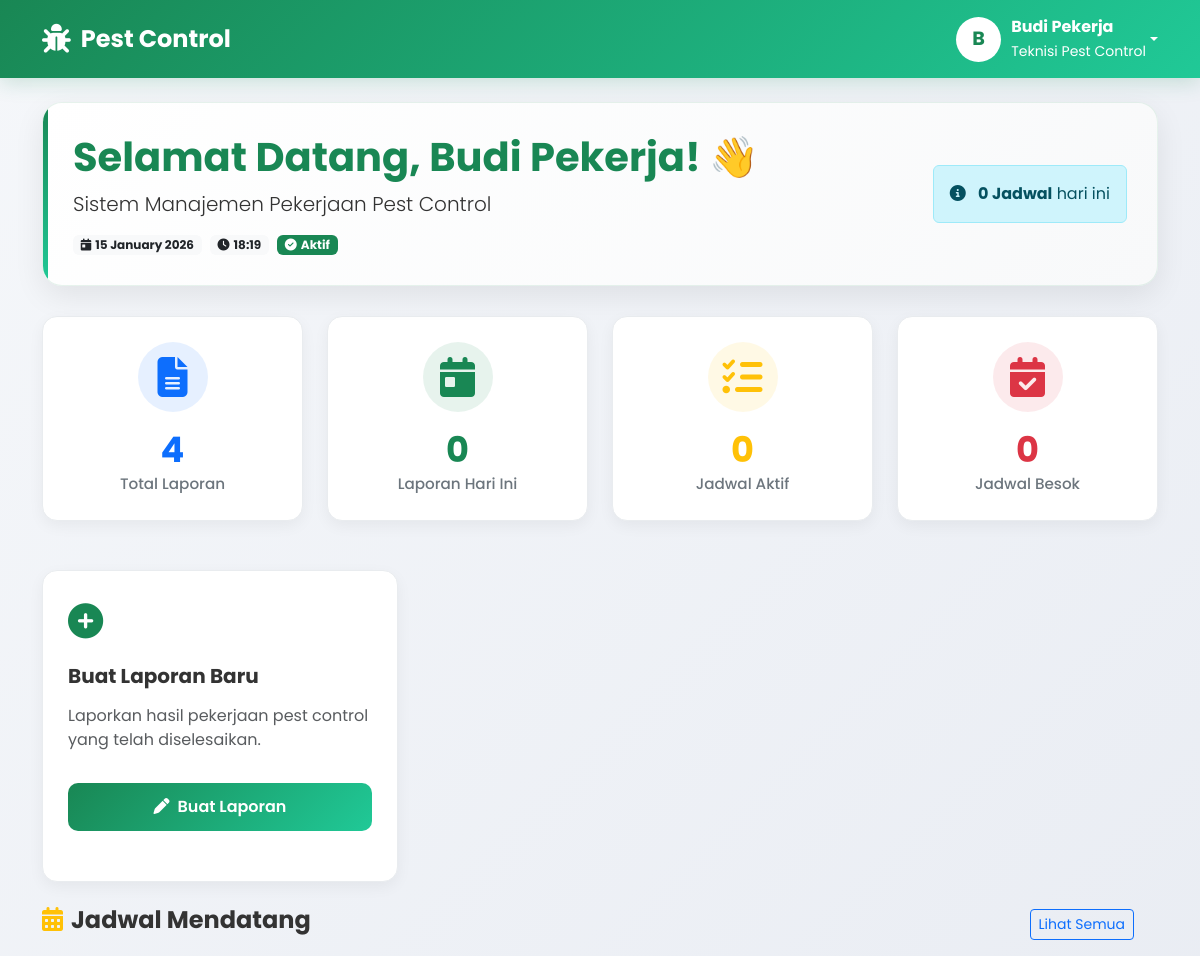
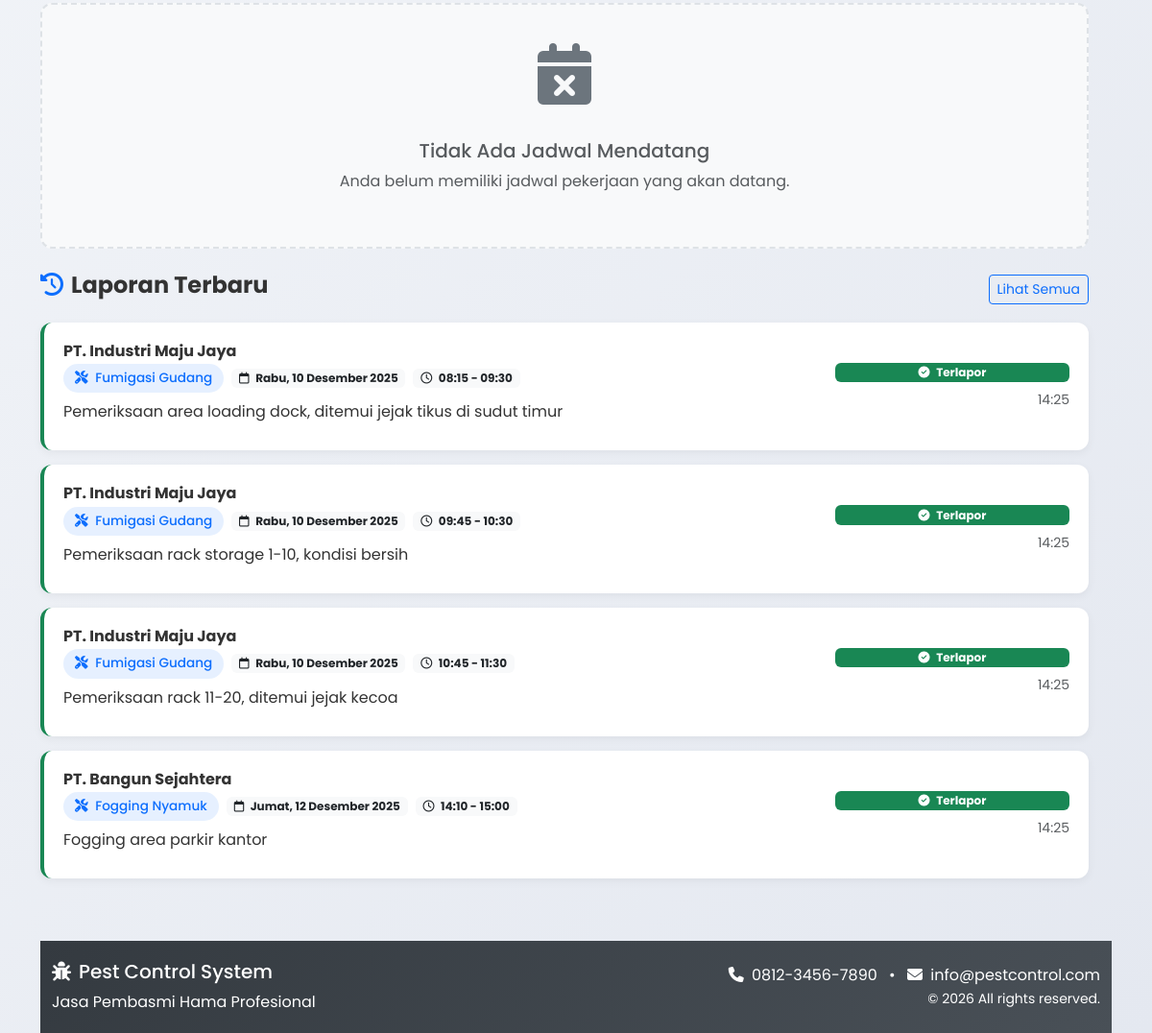
/user/dashboard.php (signed in), run on the app's committed database (2 pictures, top to bottom).
### tables this page shows
CREATE TABLE reports (
  id INT NOT NULL AUTO_INCREMENT,
  kode_laporan VARCHAR(50) UNIQUE,
  
   
  user_id INT NOT NULL,
  jadwal_id INT,
  customer_id INT,
  service_id INT,
  station_id INT DEFAULT NULL COMMENT 'Nomor station yang dilaporkan',
  station_nama VARCHAR(100) DEFAULT NULL COMMENT 'Nama station (jika ada)',
  nomor_kunjungan INT DEFAULT 1,
  
   
  keterangan TEXT NOT NULL,
  bahan_digunakan TEXT,
  hasil_pengamatan TEXT,
  rekomendasi TEXT,
  
   
  foto_bukti VARCHAR(255),
  foto_sebelum VARCHAR(255),
  foto_sesudah VARCHAR(255),
  
   
  tanggal_pelaporan DATE NOT NULL,
  jam_mulai TIME,
  jam_selesai TIME,
  
   
  rating_customer INT DEFAULT 5 CHECK (rating_customer BETWEEN 1 AND 5),
  
   
  created_at DATETIME DEFAULT CURRENT_TIMESTAMP,
  updated_at DATETIME DEFAULT CURRENT_TIMESTAMP ON UPDATE CURRENT_TIMESTAMP,
  
  PRIMARY KEY (id),
  
   
  INDEX idx_user (user_id),
  INDEX idx_tanggal (tanggal_pelaporan),
  INDEX idx_jadwal (jadwal_id),
  INDEX idx_customer (customer_id),
  INDEX idx_service (service_id),
  INDEX idx_nomor_kunjungan (nomor_kunjungan),
  INDEX idx_station (station_id, jadwal_id),
  INDEX idx_rating (rating_customer),
  
   
  UNIQUE KEY unique_jadwal_kunjungan (jadwal_id, nomor_kunjungan),
  UNIQUE KEY unique_jadwal_station (jadwal_id, station_id),
  
   
  FOREIGN KEY (user_id) REFERENCES users(id) ON DELETE CASCADE,
  FOREIGN KEY (jadwal_id) REFERENCES jadwal(id) ON DELETE SET NULL,
  FOREIGN KEY (customer_id) REFERENCES customers(id) ON DELETE SET NULL,
  FOREIGN KEY (service_id) REFERENCES services(id) ON DELETE SET NULL
);

CREATE TABLE services (
  id INT NOT NULL AUTO_INCREMENT,
  kode_service VARCHAR(20) UNIQUE,
  nama_service VARCHAR(150) NOT NULL UNIQUE,
  deskripsi TEXT,
  durasi_menit INT,
  harga DECIMAL(12,2),
  status ENUM('Aktif', 'Nonaktif') DEFAULT 'Aktif',
  created_at DATETIME DEFAULT CURRENT_TIMESTAMP,
  updated_at DATETIME DEFAULT CURRENT_TIMESTAMP ON UPDATE CURRENT_TIMESTAMP,
  PRIMARY KEY (id)
);

### user/dashboard.php (the view, shortened to what the rows shown need)
<?php
require_once '../includes/functions.php';
$pdo = getConnection();
$user_id = $_SESSION['user_id'];
$user_name = $_SESSION['nama'] ?? 'Pekerja';
try {
    $stmt = $pdo->prepare("
        SELECT
            r.*,
            -- Gunakan COALESCE untuk customer
            COALESCE(c1.nama_perusahaan, c2.nama_perusahaan) as nama_perusahaan,
            COALESCE(c1.nama_customer, c2.nama_customer) as nama_customer,
            COALESCE(c1.telepon, c2.telepon) as customer_telepon,
            s.nama_service,
            j.tanggal as jadwal_tanggal,
            j.jam as jadwal_jam
        FROM reports r
        -- LEFT JOIN customers dari reports
        LEFT JOIN customers c1 ON r.customer_id = c1.id
        -- JOIN jadwal
        LEFT JOIN jadwal j ON r.jadwal_id = j.id
        -- JOIN services melalui jadwal
        LEFT JOIN services s ON j.service_id = s.id
        -- LEFT JOIN customers alternatif dari jadwal
        LEFT JOIN customers c2 ON j.customer_id = c2.id
        WHERE r.user_id = ?
        ORDER BY r.created_at DESC
        LIMIT 5
    ");
    $stmt->execute([$user_id]);
    $recent_reports = $stmt->fetchAll(PDO::FETCH_ASSOC);
} catch (PDOException $e) {
    echo "";
    error_log("Dashboard error: " . $e->getMessage());
    $total_reports = $monthly_reports = $today_reports = $today_schedules = $tomorrow_schedules = $active_schedules = 0;
    $upcoming_schedules = $recent_reports = $monthly_summary = [];
}
function safe_display($value, $default = 'N/A') {
    if ($value === null || $value === '' || $value === '0000-00-00' || $value === '0000-00-00 00:00:00') {
        return $default;
    }
    return htmlspecialchars($value);
}
?>
<!DOCTYPE html>
<html lang="id">
<head>
    <link href="https://cdn.jsdelivr.net/npm/bootstrap@5.3.0/dist/css/bootstrap.min.css" rel="stylesheet">
    <link rel="stylesheet" href="https://cdnjs.cloudflare.com/ajax/libs/font-awesome/6.4.0/css/all.min.css">
</head>
<body>
    <div class="container mt-4">
        <div class="welcome-card">
            <div class="row align-items-center">
                <div class="col-md-8">
                    <h1 class="display-6 fw-bold text-success mb-2">Selamat Datang, <?php echo htmlspecialchars($user_name); ?>! 👋</h1>
                </div>
            </div>
        </div>
        <div class="row mb-4">
        <div class="row">
            <div class="col-12">
                <?php if (empty($recent_reports)): ?>
                    <div class="empty-state">
                        <i class="fas fa-clipboard-check"></i>
                        <h5 class="text-muted mt-3">Belum Ada Laporan</h5>
                        <p class="text-muted">Laporan yang Anda buat akan muncul di sini.</p>
                    </div>
                <?php else: ?>
                    <?php foreach ($recent_reports as $report):
                        $customer_name = safe_display($report['nama_perusahaan'] ?? $report['nama_perusahaan'], 'Customer');
                        $service_name = safe_display($report['nama_service'], 'Layanan');
                        $report_date = safe_display($report['tanggal_pelaporan'] ?? $report['created_at']);
                        $jam_mulai = safe_display($report['jam_mulai']);
                        $jam_selesai = safe_display($report['jam_selesai']);
                        $description = safe_display($report['keterangan'], 'Tidak ada keterangan');
                        $rating = $report['rating_customer'] ?? 0;
                        $created_at = safe_display($report['created_at']);
                    ?>
                        <div class="report-card">
                            <div class="row align-items-center">
                                <div class="col-md-9">
                                    <div class="d-flex justify-content-between align-items-start">
                                        <h6 class="fw-bold mb-1"><?php echo $customer_name; ?></h6>
                                    </div>
                                    <div class="d-flex flex-wrap align-items-center gap-2 mb-2">
                                        <span class="service-badge">
                                            <i class="fas fa-tools me-1"></i>
                                            <?php echo $service_name; ?>
                                        </span>
                                        <span class="badge bg-light text-dark">
                                            <i class="far fa-calendar me-1"></i>
                                            <?php echo ($report_date !== 'N/A') ? formatTanggalIndonesia($report_date) : 'Tanggal tidak tersedia'; ?>
                                        </span>
                                        <?php if ($jam_mulai !== 'N/A'): ?>
                                            <span class="badge bg-light text-dark">
                                                <i class="far fa-clock me-1"></i>
                                                <?php echo ($jam_mulai !== 'N/A') ? date('H:i', strtotime($jam_mulai)) : '-'; ?>
                                                <?php if ($jam_selesai !== 'N/A'): ?>
                                                    - <?php echo date('H:i', strtotime($jam_selesai)); ?>
                                                <?php endif; ?>
                                            </span>
                                        <!-- <?php endif; ?>
                                        <?php if ($rating > 0): ?>
                                            <span class="badge bg-warning text-dark">
                                                <i class="fas fa-star me-1"></i>
                                                <?php echo $rating; ?>/5
                                            </span>
                                        <?php endif; ?> -->
                                    </div>
                                    <p class="mb-2">
                                        <?php echo substr($description, 0, 150); ?>
                                    </p>
                                </div>
                                <div class="col-md-3 text-md-end mt-2 mt-md-0">
                                    <div class="d-flex flex-column gap-2">
                                        <span class="badge bg-success">
                                            <i class="fas fa-check-circle me-1"></i> Terlapor
                                        </span>
                                        <?php if ($created_at !== 'N/A'): ?>
                                            <small class="text-muted">
                                                <?php echo date('H:i', strtotime($created_at)); ?>
                                            </small>
                                        <?php endif; ?>
                                    </div>
                                </div>
                            </div>
                        </div>
                    <?php endforeach; ?>
                <?php endif; ?>
            </div>
        </div>
    </div>
</body>
</html>

### data on the page
reports: customer_name "PT. Industri Maju Jaya", service.nama_service "Fumigasi Gudang", tanggal_pelaporan "Rabu, 10 Desember 2025", jam_mulai "08:15", jam_selesai "09:30", keterangan "Pemeriksaan area loading dock, ditemui jejak tikus di sudut timur", created_at "14:25"
reports: customer_name "PT. Industri Maju Jaya", service.nama_service "Fumigasi Gudang", tanggal_pelaporan "Rabu, 10 Desember 2025", jam_mulai "09:45", jam_selesai "10:30", keterangan "Pemeriksaan rack storage 1-10, kondisi bersih", created_at "14:25"
reports: customer_name "PT. Industri Maju Jaya", service.nama_service "Fumigasi Gudang", tanggal_pelaporan "Rabu, 10 Desember 2025", jam_mulai "10:45", jam_selesai "11:30", keterangan "Pemeriksaan rack 11-20, ditemui jejak kecoa", created_at "14:25"
reports: customer_name "PT. Bangun Sejahtera", service.nama_service "Fogging Nyamuk", tanggal_pelaporan "Jumat, 12 Desember 2025", jam_mulai "14:10", jam_selesai "15:00", keterangan "Fogging area parkir kantor", created_at "14:25"

### other printed values
substr($user_name, 0, 1) "B"
$user_name "Budi Pekerja"
$_SESSION['jabatan'] "Teknisi Pest Control"
$today_schedules "0"
$total_reports "4"
$today_reports "0"
$active_schedules "0"
$tomorrow_schedules "0"
